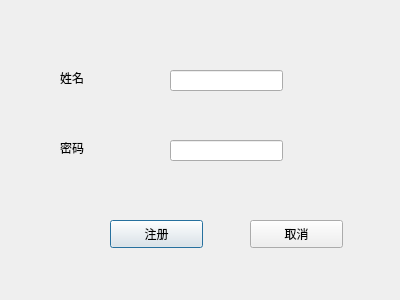
<?xml version="1.0" encoding="UTF-8"?>
<ui version="4.0">
 <class>reg_pat</class>
 <widget class="QDialog" name="reg_pat">
  <property name="geometry">
   <rect>
    <x>0</x>
    <y>0</y>
    <width>400</width>
    <height>300</height>
   </rect>
  </property>
  <property name="windowTitle">
   <string>Dialog</string>
  </property>
  <widget class="QLabel" name="label">
   <property name="geometry">
    <rect>
     <x>60</x>
     <y>70</y>
     <width>72</width>
     <height>15</height>
    </rect>
   </property>
   <property name="text">
    <string>姓名</string>
   </property>
  </widget>
  <widget class="QLineEdit" name="lineEdit_name">
   <property name="geometry">
    <rect>
     <x>170</x>
     <y>70</y>
     <width>113</width>
     <height>21</height>
    </rect>
   </property>
  </widget>
  <widget class="QLabel" name="label_2">
   <property name="geometry">
    <rect>
     <x>60</x>
     <y>140</y>
     <width>72</width>
     <height>15</height>
    </rect>
   </property>
   <property name="text">
    <string>密码</string>
   </property>
  </widget>
  <widget class="QLineEdit" name="lineEdit_2_password">
   <property name="geometry">
    <rect>
     <x>170</x>
     <y>140</y>
     <width>113</width>
     <height>21</height>
    </rect>
   </property>
  </widget>
  <widget class="QPushButton" name="pushButton">
   <property name="geometry">
    <rect>
     <x>110</x>
     <y>220</y>
     <width>93</width>
     <height>28</height>
    </rect>
   </property>
   <property name="text">
    <string>注册</string>
   </property>
  </widget>
  <widget class="QPushButton" name="pushButton_2">
   <property name="geometry">
    <rect>
     <x>250</x>
     <y>220</y>
     <width>93</width>
     <height>28</height>
    </rect>
   </property>
   <property name="text">
    <string>取消</string>
   </property>
  </widget>
 </widget>
 <resources/>
 <connections>
  <connection>
   <sender>pushButton_2</sender>
   <signal>clicked()</signal>
   <receiver>reg_pat</receiver>
   <slot>close()</slot>
   <hints>
    <hint type="sourcelabel">
     <x>317</x>
     <y>226</y>
    </hint>
    <hint type="destinationlabel">
     <x>321</x>
     <y>177</y>
    </hint>
   </hints>
  </connection>
 </connections>
</ui>
